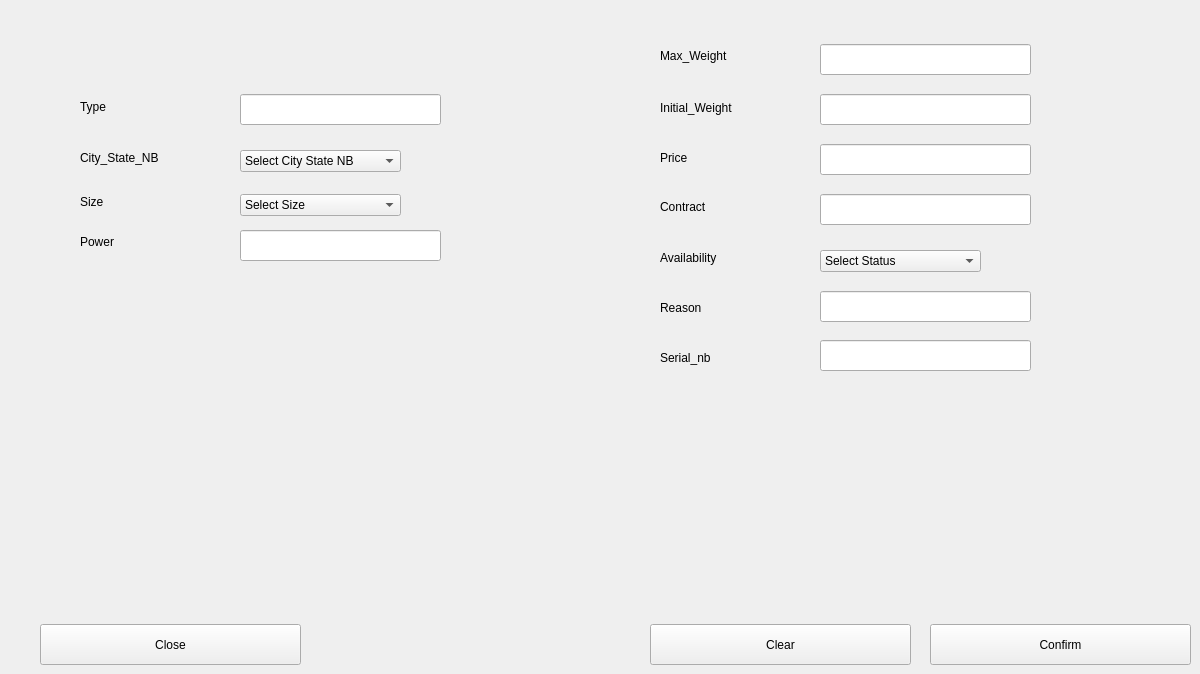
     <widget class="QWidget" name="tab_Add_Truck">
      <attribute name="title">
       <string>Add</string>
      </attribute>
      <widget class="QLabel" name="label_Truck_Price">
       <property name="geometry">
        <rect>
         <x>660</x>
         <y>150</y>
         <width>81</width>
         <height>16</height>
        </rect>
       </property>
       <property name="text">
        <string>Price</string>
       </property>
      </widget>
      <widget class="QLabel" name="label_Truck_Contract">
       <property name="geometry">
        <rect>
         <x>660</x>
         <y>199</y>
         <width>61</width>
         <height>16</height>
        </rect>
       </property>
       <property name="text">
        <string>Contract</string>
       </property>
      </widget>
      <widget class="QComboBox" name="comboBox_Truck_size">
       <property name="geometry">
        <rect>
         <x>240</x>
         <y>194</y>
         <width>161</width>
         <height>22</height>
        </rect>
       </property>
       <item>
        <property name="text">
         <string>Select Size</string>
        </property>
       </item>
       <item>
        <property name="text">
         <string>Small</string>
        </property>
       </item>
       <item>
        <property name="text">
         <string>Medium</string>
        </property>
       </item>
       <item>
        <property name="text">
         <string>Big</string>
        </property>
       </item>
      </widget>
      <widget class="QLabel" name="label_Truck_City">
       <property name="geometry">
        <rect>
         <x>80</x>
         <y>150</y>
         <width>91</width>
         <height>16</height>
        </rect>
       </property>
       <property name="text">
        <string>City_State_NB</string>
       </property>
      </widget>
      <widget class="QPushButton" name="pushButton_clear_product_3">
       <property name="geometry">
        <rect>
         <x>650</x>
         <y>624</y>
         <width>261</width>
         <height>41</height>
        </rect>
       </property>
       <property name="text">
        <string>Clear</string>
       </property>
      </widget>
      <widget class="QLabel" name="label_Truck_Size">
       <property name="geometry">
        <rect>
         <x>80</x>
         <y>194</y>
         <width>55</width>
         <height>16</height>
        </rect>
       </property>
       <property name="text">
        <string>Size</string>
       </property>
      </widget>
      <widget class="QLineEdit" name="lineEdit_Truck_Contract">
       <property name="geometry">
        <rect>
         <x>820</x>
         <y>194</y>
         <width>211</width>
         <height>31</height>
        </rect>
       </property>
      </widget>
      <widget class="QLabel" name="label_Truck_Type">
       <property name="geometry">
        <rect>
         <x>80</x>
         <y>99</y>
         <width>55</width>
         <height>16</height>
        </rect>
       </property>
       <property name="text">
        <string>Type</string>
       </property>
      </widget>
      <widget class="QPushButton" name="pushButton_Add_Truck">
       <property name="geometry">
        <rect>
         <x>930</x>
         <y>624</y>
         <width>261</width>
         <height>41</height>
        </rect>
       </property>
       <property name="text">
        <string>Confirm</string>
       </property>
      </widget>
      <widget class="QLineEdit" name="lineEdit_Truck_price">
       <property name="geometry">
        <rect>
         <x>820</x>
         <y>144</y>
         <width>211</width>
         <height>31</height>
        </rect>
       </property>
      </widget>
      <widget class="QLabel" name="label_Truck_Power">
       <property name="geometry">
        <rect>
         <x>80</x>
         <y>234</y>
         <width>55</width>
         <height>16</height>
        </rect>
       </property>
       <property name="text">
        <string>Power</string>
       </property>
      </widget>
      <widget class="QLabel" name="label_Truck_Max_weight">
       <property name="geometry">
        <rect>
         <x>660</x>
         <y>40</y>
         <width>91</width>
         <height>31</height>
        </rect>
       </property>
       <property name="text">
        <string>Max_Weight</string>
       </property>
      </widget>
      <widget class="QLabel" name="label_Truck_Availebility">
       <property name="geometry">
        <rect>
         <x>660</x>
         <y>250</y>
         <width>101</width>
         <height>16</height>
        </rect>
       </property>
       <property name="text">
        <string>Availability</string>
       </property>
      </widget>
      <widget class="QPushButton" name="pushButton_cancel_product_3">
       <property name="geometry">
        <rect>
         <x>40</x>
         <y>624</y>
         <width>261</width>
         <height>41</height>
        </rect>
       </property>
       <property name="text">
        <string>Close</string>
       </property>
      </widget>
      <widget class="QLineEdit" name="lineEdit_Truck_initial_weight">
       <property name="geometry">
        <rect>
         <x>820</x>
         <y>94</y>
         <width>211</width>
         <height>31</height>
        </rect>
       </property>
      </widget>
      <widget class="QLabel" name="label_Truck_initial_Weight">
       <property name="geometry">
        <rect>
         <x>660</x>
         <y>100</y>
         <width>91</width>
         <height>16</height>
        </rect>
       </property>
       <property name="text">
        <string>Initial_Weight</string>
       </property>
      </widget>
      <widget class="QLineEdit" name="lineEdit_Truck_Type">
       <property name="geometry">
        <rect>
         <x>240</x>
         <y>94</y>
         <width>201</width>
         <height>31</height>
        </rect>
       </property>
      </widget>
      <widget class="QLineEdit" name="lineEdit_Truck_Max_weight">
       <property name="geometry">
        <rect>
         <x>820</x>
         <y>44</y>
         <width>211</width>
         <height>31</height>
        </rect>
       </property>
      </widget>
      <widget class="QComboBox" name="comboBox_Truck_status">
       <property name="geometry">
        <rect>
         <x>820</x>
         <y>250</y>
         <width>161</width>
         <height>22</height>
        </rect>
       </property>
       <item>
        <property name="text">
         <string>Select Status</string>
        </property>
       </item>
       <item>
        <property name="text">
         <string>Availible</string>
        </property>
       </item>
       <item>
        <property name="text">
         <string>Unavailible</string>
        </property>
       </item>
      </widget>
      <widget class="QComboBox" name="comboBox_Truck_City">
       <property name="geometry">
        <rect>
         <x>240</x>
         <y>150</y>
         <width>161</width>
         <height>22</height>
        </rect>
       </property>
       <item>
        <property name="text">
         <string>Select City State NB</string>
        </property>
       </item>
       <item>
        <property name="text">
         <string>76</string>
        </property>
       </item>
       <item>
        <property name="text">
         <string>25</string>
        </property>
       </item>
       <item>
        <property name="text">
         <string>95</string>
        </property>
       </item>
       <item>
        <property name="text">
         <string>22</string>
        </property>
       </item>
      </widget>
      <widget class="QLineEdit" name="lineEdit_Truck_Power">
       <property name="geometry">
        <rect>
         <x>240</x>
         <y>230</y>
         <width>201</width>
         <height>31</height>
        </rect>
       </property>
      </widget>
      <widget class="QLabel" name="label_3">
       <property name="geometry">
        <rect>
         <x>660</x>
         <y>300</y>
         <width>55</width>
         <height>16</height>
        </rect>
       </property>
       <property name="text">
        <string>Reason</string>
       </property>
      </widget>
      <widget class="QLabel" name="label_4">
       <property name="geometry">
        <rect>
         <x>660</x>
         <y>350</y>
         <width>61</width>
         <height>16</height>
        </rect>
       </property>
       <property name="text">
        <string>Serial_nb</string>
       </property>
      </widget>
      <widget class="QLineEdit" name="lineEdit_Add_Truck_reason">
       <property name="geometry">
        <rect>
         <x>820</x>
         <y>291</y>
         <width>211</width>
         <height>31</height>
        </rect>
       </property>
      </widget>
      <widget class="QLineEdit" name="lineEdit_Add_Truck_serial_nb">
       <property name="geometry">
        <rect>
         <x>820</x>
         <y>340</y>
         <width>211</width>
         <height>31</height>
        </rect>
       </property>
      </widget>
     </widget>
